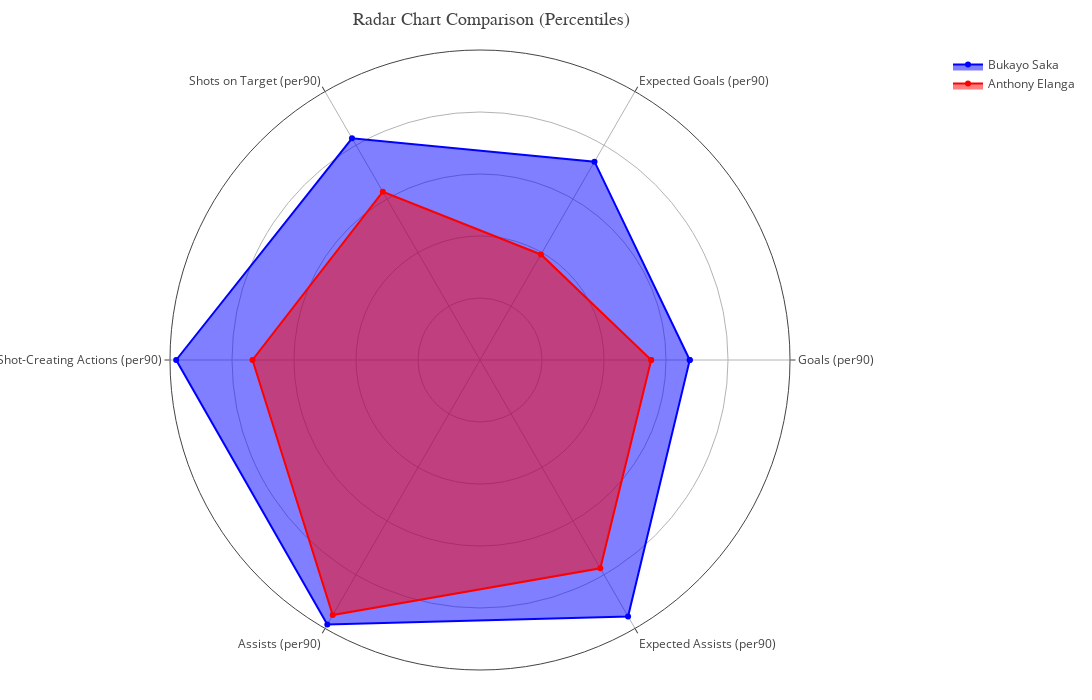

Notebook cell for this chart:
### Code cell
plot_two_players_radar_plotly(attacking_attributes90_df, attacking_attributes90, 'Bukayo Saka', 'Anthony Elanga', pos_filter='FW')

### Figure 1 — Plotly figure (JSON) as saved in the notebook; plotly's stock layout.template omitted (floating-point values rounded to 4 significant figures)
{"data": [{"fill": "toself", "hoverinfo": "text", "line": {"color": "blue"}, "name": "Bukayo Saka", "r": [0.6766, 0.7388, 0.8259, 0.9801, 0.9851, 0.9552, 0.6766], "text": ["Goals (per90):<br><span style='color:blue; font-weight:bold'>Bukayo Saka</span>: 0.3<br><span style='color:red; font-weight:bold'>Anthony Elanga</span>: 0.2", "Expected Goals (per90):<br><span style='color:blue; font-weight:bold'>Bukayo Saka</span>: 0.3<br><span style='color:red; font-weight:bold'>Anthony Elanga</span>: 0.2", "Shots on Target (per90):<br><span style='color:blue; font-weight:bold'>Bukayo Saka</span>: 1.1<br><span style='color:red; font-weight:bold'>Anthony Elanga</span>: 0.9", "Shot-Creating Actions (per90):<br><span style='color:blue; font-weight:bold'>Bukayo Saka</span>: 6.1<br><span style='color:red; font-weight:bold'>Anthony Elanga</span>: 3.7", "Assists (per90):<br><span style='color:blue; font-weight:bold'>Bukayo Saka</span>: 0.5<br><span style='color:red; font-weight:bold'>Anthony Elanga</span>: 0.4", "Expected Assists (per90):<br><span style='color:blue; font-weight:bold'>Bukayo Saka</span>: 0.4<br><span style='color:red; font-weight:bold'>Anthony Elanga</span>: 0.2", "Goals (per90):<br><span style='color:blue; font-weight:bold'>Bukayo Saka</span>: 0.3<br><span style='color:red; font-weight:bold'>Anthony Elanga</span>: 0.2"], "theta": ["Goals (per90)", "Expected Goals (per90)", "Shots on Target (per90)", "Shot-Creating Actions (per90)", "Assists (per90)", "Expected Assists (per90)", "Goals (per90)"], "type": "scatterpolar"}, {"fill": "toself", "hoverinfo": "text", "line": {"color": "red"}, "name": "Anthony Elanga", "r": [0.5522, 0.393, 0.6269, 0.7338, 0.9502, 0.7761, 0.5522], "text": ["Goals (per90):<br><span style='color:blue; font-weight:bold'>Bukayo Saka</span>: 0.3<br><span style='color:red; font-weight:bold'>Anthony Elanga</span>: 0.2", "Expected Goals (per90):<br><span style='color:blue; font-weight:bold'>Bukayo Saka</span>: 0.3<br><span style='color:red; font-weight:bold'>Anthony Elanga</span>: 0.2", "Shots on Target (per90):<br><span style='color:blue; font-weight:bold'>Bukayo Saka</span>: 1.1<br><span style='color:red; font-weight:bold'>Anthony Elanga</span>: 0.9", "Shot-Creating Actions (per90):<br><span style='color:blue; font-weight:bold'>Bukayo Saka</span>: 6.1<br><span style='color:red; font-weight:bold'>Anthony Elanga</span>: 3.7", "Assists (per90):<br><span style='color:blue; font-weight:bold'>Bukayo Saka</span>: 0.5<br><span style='color:red; font-weight:bold'>Anthony Elanga</span>: 0.4", "Expected Assists (per90):<br><span style='color:blue; font-weight:bold'>Bukayo Saka</span>: 0.4<br><span style='color:red; font-weight:bold'>Anthony Elanga</span>: 0.2", "Goals (per90):<br><span style='color:blue; font-weight:bold'>Bukayo Saka</span>: 0.3<br><span style='color:red; font-weight:bold'>Anthony Elanga</span>: 0.2"], "theta": ["Goals (per90)", "Expected Goals (per90)", "Shots on Target (per90)", "Shot-Creating Actions (per90)", "Assists (per90)", "Expected Assists (per90)", "Goals (per90)"], "type": "scatterpolar"}], "layout": {"height": 700, "hoverlabel": {"bgcolor": "rgba(0,0,0,0.5)"}, "margin": {"b": 30, "l": 30, "r": 30, "t": 50}, "polar": {"domain": {"x": [0, 1], "y": [0, 1]}, "radialaxis": {"range": [0, 1], "showline": false, "showticklabels": false, "ticks": "", "visible": true}}, "showlegend": true, "title": {"font": {"family": "Arial Black", "size": 18}, "text": "Radar Chart Comparison (Percentiles)", "x": 0.45, "xanchor": "center"}, "width": 1200}}
